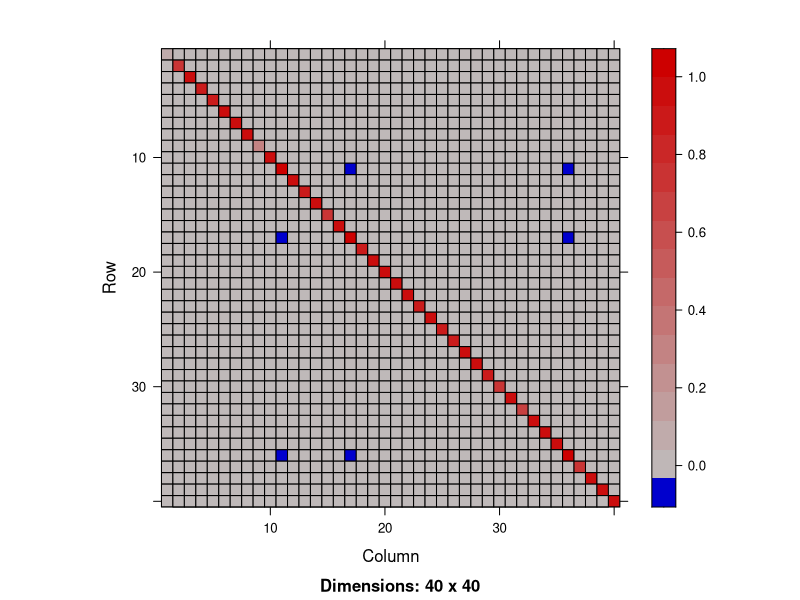
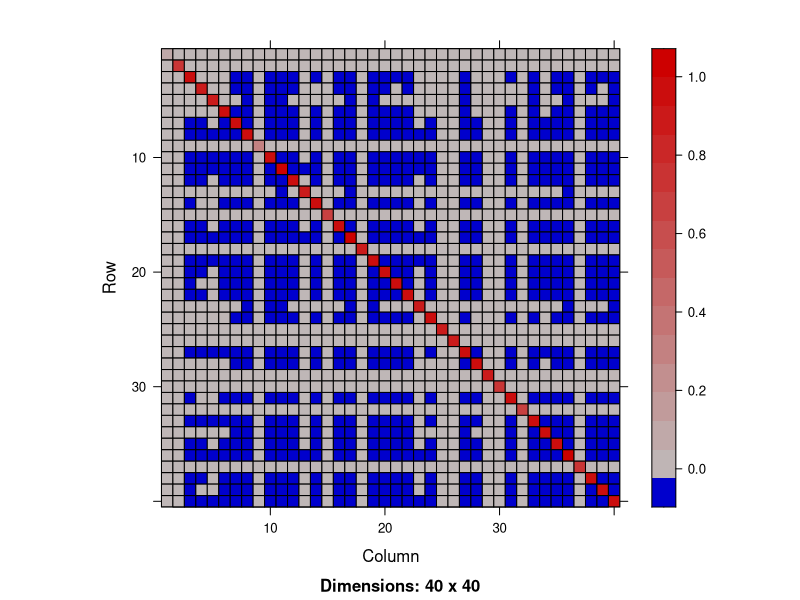

Generate these figures, in order, with R:
# Code example from 'pps' vignette. See references/ for full tutorial.

### R code from vignette source 'pps.Rnw'

###################################################
### code chunk number 1: pps.Rnw:57-61
###################################################
library(survey)
data(election)
summary(election$p)
summary(election_pps$p)


###################################################
### code chunk number 2: pps.Rnw:65-77
###################################################
## Hajek type
dpps_br<- svydesign(id=~1,  fpc=~p, data=election_pps, pps="brewer")
## Horvitz-Thompson type
dpps_ov<- svydesign(id=~1,  fpc=~p, data=election_pps, pps="overton")
dpps_hr<- svydesign(id=~1,  fpc=~p, data=election_pps, pps=HR(sum(election$p^2)/40))
dpps_hr1<- svydesign(id=~1, fpc=~p, data=election_pps, pps=HR())
dpps_ht<- svydesign(id=~1,  fpc=~p, data=election_pps, pps=ppsmat(election_jointprob))
## Yates-Grundy type
dpps_yg<- svydesign(id=~1,  fpc=~p, data=election_pps, pps=ppsmat(election_jointprob),variance="YG")
dpps_hryg<- svydesign(id=~1,  fpc=~p, data=election_pps, pps=HR(sum(election$p^2)/40),variance="YG")
## The with-replacement approximation
dppswr <-svydesign(id=~1, probs=~p, data=election_pps)


###################################################
### code chunk number 3: pps.Rnw:81-82
###################################################
show(image(dpps_ht))


###################################################
### code chunk number 4: pps.Rnw:84-85
###################################################
show(image(dpps_ov))


###################################################
### code chunk number 5: pps.Rnw:91-99
###################################################
svytotal(~Bush+Kerry+Nader, dpps_ht)
svytotal(~Bush+Kerry+Nader, dpps_yg)
svytotal(~Bush+Kerry+Nader, dpps_hr)
svytotal(~Bush+Kerry+Nader, dpps_hryg)
svytotal(~Bush+Kerry+Nader, dpps_hr1)
svytotal(~Bush+Kerry+Nader, dpps_br)
svytotal(~Bush+Kerry+Nader, dpps_ov)
svytotal(~Bush+Kerry+Nader, dppswr)
